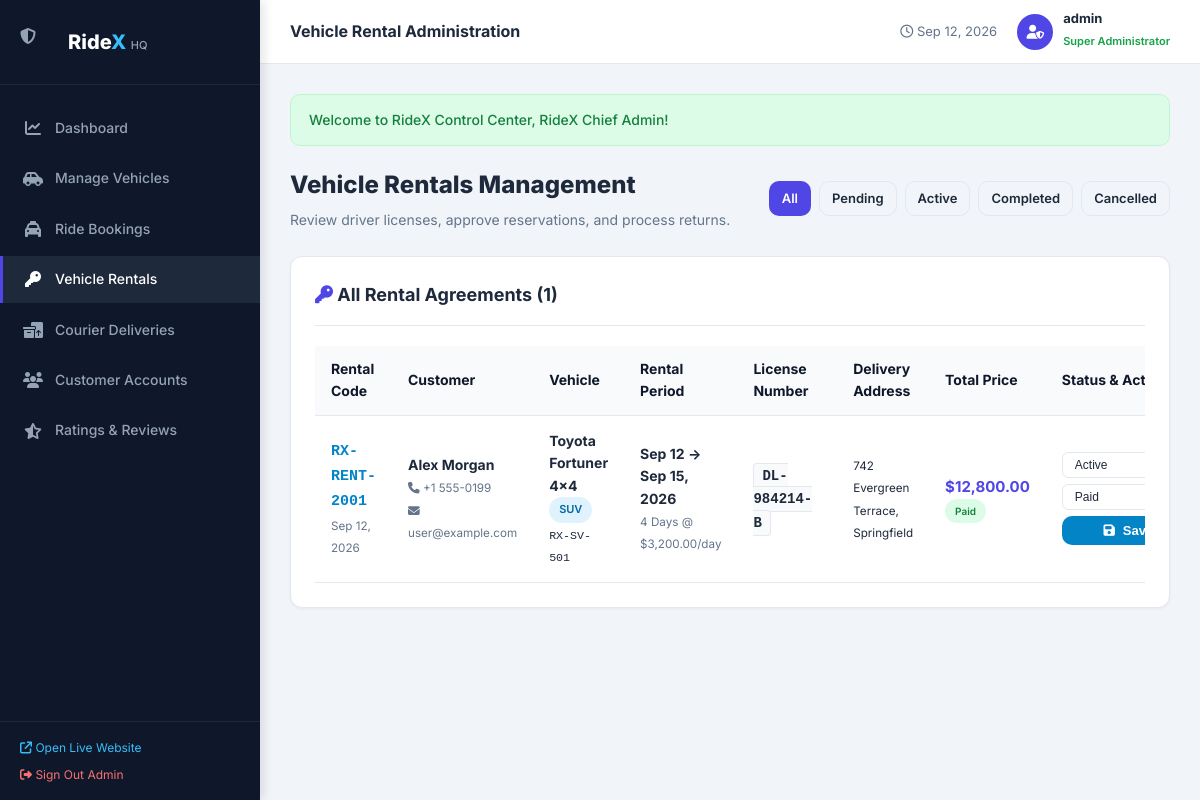
Page /admin/rentals.php (signed in) on the committed database.
### tables this page shows
CREATE TABLE `rentals` (
  `id` INT AUTO_INCREMENT PRIMARY KEY,
  `rental_code` VARCHAR(25) NOT NULL UNIQUE,
  `user_id` INT NOT NULL,
  `vehicle_id` INT NOT NULL,
  `start_date` DATE NOT NULL,
  `end_date` DATE NOT NULL,
  `total_days` INT NOT NULL,
  `price_per_day` DECIMAL(10,2) NOT NULL,
  `total_amount` DECIMAL(10,2) NOT NULL,
  `pickup_address` VARCHAR(255) NOT NULL,
  `driving_license_number` VARCHAR(60) NOT NULL,
  `status` ENUM('Pending Approval', 'Active', 'Completed', 'Cancelled') NOT NULL DEFAULT 'Pending Approval',
  `payment_status` ENUM('Pending', 'Paid') NOT NULL DEFAULT 'Pending',
  `created_at` TIMESTAMP DEFAULT CURRENT_TIMESTAMP,
  FOREIGN KEY (`user_id`) REFERENCES `users`(`id`) ON DELETE CASCADE,
  FOREIGN KEY (`vehicle_id`) REFERENCES `vehicles`(`id`) ON DELETE CASCADE,
  INDEX `idx_rental_code` (`rental_code`),
  INDEX `idx_rental_status` (`status`)
);

CREATE TABLE `users` (
  `id` INT AUTO_INCREMENT PRIMARY KEY,
  `full_name` VARCHAR(100) NOT NULL,
  `email` VARCHAR(120) NOT NULL UNIQUE,
  `phone` VARCHAR(20) NOT NULL,
  `password` VARCHAR(255) NOT NULL,
  `address` TEXT NULL,
  `avatar` VARCHAR(255) DEFAULT 'default-avatar.png',
  `status` ENUM('active', 'suspended') NOT NULL DEFAULT 'active',
  `created_at` TIMESTAMP DEFAULT CURRENT_TIMESTAMP,
  INDEX `idx_user_email` (`email`)
);

CREATE TABLE `vehicles` (
  `id` INT AUTO_INCREMENT PRIMARY KEY,
  `name` VARCHAR(100) NOT NULL,
  `category` ENUM('Bike', 'Scooter', 'Auto Rickshaw', 'Car', 'SUV', 'Van', 'Commercial Vehicle') NOT NULL,
  `brand` VARCHAR(60) NOT NULL,
  `model_year` INT NOT NULL,
  `plate_number` VARCHAR(30) NOT NULL UNIQUE,
  `seating_capacity` INT NOT NULL DEFAULT 1,
  `fuel_type` ENUM('Petrol', 'Diesel', 'Electric', 'CNG', 'Hybrid') NOT NULL DEFAULT 'Petrol',
  `transmission` ENUM('Manual', 'Automatic') NOT NULL DEFAULT 'Manual',
  `image_url` VARCHAR(255) NOT NULL,
  `base_fare` DECIMAL(10,2) NOT NULL DEFAULT 30.00,
  `price_per_km` DECIMAL(10,2) NOT NULL DEFAULT 10.00,
  `price_per_day` DECIMAL(10,2) NOT NULL DEFAULT 500.00,
  `status` ENUM('available', 'booked', 'rented', 'maintenance') NOT NULL DEFAULT 'available',
  `description` TEXT NULL,
  `created_at` TIMESTAMP DEFAULT CURRENT_TIMESTAMP,
  INDEX `idx_category` (`category`),
  INDEX `idx_status` (`status`)
);

### admin/rentals.php (the view, shortened to what this page needs)
<?php
require_once __DIR__ . '/../config/db.php';
$db = getDB();
$statusFilter = trim($_GET['status'] ?? '');
$sql = "SELECT r.*, u.full_name as customer_name, u.email as customer_email, u.phone as customer_phone,
               v.name as vehicle_name, v.category, v.plate_number
        FROM rentals r
        JOIN users u ON r.user_id = u.id
        JOIN vehicles v ON r.vehicle_id = v.id
        WHERE 1=1";
$sql .= " ORDER BY r.created_at DESC";
$rentals = $db->query($sql)->fetch_all(MYSQLI_ASSOC);
include __DIR__ . '/includes/admin_header.php';
?>
<div style="display: flex; justify-content: space-between; align-items: center; margin-bottom: 25px; flex-wrap: wrap; gap: 15px;">
    <div>
        <h1 style="font-size: 24px; font-weight: 800; color: var(--admin-text); margin: 0;">Vehicle Rentals Management</h1>
        <p style="color: var(--admin-muted); font-size: 14px; margin: 4px 0 0;">Review driver licenses, approve reservations, and process returns.</p>
    </div>
    <div style="display: flex; gap: 8px; flex-wrap: wrap;">
        <a href="rentals.php" class="btn btn-sm <?= empty($statusFilter) ? 'btn-primary' : 'btn-outline' ?>">All</a>
        <a href="rentals.php?status=Pending+Approval" class="btn btn-sm <?= $statusFilter === 'Pending Approval' ? 'btn-primary' : 'btn-outline' ?>">Pending</a>
        <a href="rentals.php?status=Active" class="btn btn-sm <?= $statusFilter === 'Active' ? 'btn-primary' : 'btn-outline' ?>">Active</a>
        <a href="rentals.php?status=Completed" class="btn btn-sm <?= $statusFilter === 'Completed' ? 'btn-primary' : 'btn-outline' ?>">Completed</a>
        <a href="rentals.php?status=Cancelled" class="btn btn-sm <?= $statusFilter === 'Cancelled' ? 'btn-primary' : 'btn-outline' ?>">Cancelled</a>
    </div>
</div>
<div class="admin-card">
    <div class="admin-card-header">
        <h3><i class="fa-solid fa-key" style="color: var(--admin-primary);"></i> All Rental Agreements (<?= count($rentals) ?>)</h3>
    </div>
    <div class="table-responsive">
        <table class="data-table">
            <thead>
                <tr>
                    <th>Rental Code</th>
                    <th>Customer</th>
                    <th>Vehicle</th>
                    <th>Rental Period</th>
                    <th>License Number</th>
                    <th>Delivery Address</th>
                    <th>Total Price</th>
                    <th>Status & Actions</th>
                </tr>
            </thead>
            <tbody>
                <?php if (empty($rentals)): ?>
                    <tr><td colspan="8" style="text-align: center; color: var(--admin-muted); padding: 30px;">No vehicle rentals found.</td></tr>
                <?php else: ?>
                    <?php foreach ($rentals as $r): ?>
                        <tr>
                            <td>
                                <strong style="font-family: monospace; color: var(--secondary); font-size: 15px;"><?= htmlspecialchars($r['rental_code']) ?></strong><br>
                                <small style="color: var(--admin-muted);"><?= date('M d, Y', strtotime($r['created_at'])) ?></small>
                            </td>
                            <td>
                                <strong><?= htmlspecialchars($r['customer_name']) ?></strong><br>
                                <small style="color: var(--admin-muted);">
                                    <i class="fa-solid fa-phone"></i> <?= htmlspecialchars($r['customer_phone']) ?><br>
                                    <i class="fa-solid fa-envelope"></i> <?= htmlspecialchars($r['customer_email']) ?>
                                </small>
                            </td>
                            <td>
                                <strong><?= htmlspecialchars($r['vehicle_name']) ?></strong><br>
                                <span class="status-pill status-confirmed" style="font-size: 11px;"><?= htmlspecialchars($r['category']) ?></span><br>
                                <small style="font-family: monospace;"><?= htmlspecialchars($r['plate_number']) ?></small>
                            </td>
                            <td>
                                <strong><?= date('M d', strtotime($r['start_date'])) ?> &rarr; <?= date('M d, Y', strtotime($r['end_date'])) ?></strong><br>
                                <small style="color: var(--admin-muted);"><?= $r['total_days'] ?> Days @ <?= formatCurrency($r['price_per_day']) ?>/day</small>
                            </td>
                            <td>
                                <span style="font-family: monospace; background: #f8fafc; padding: 4px 8px; border-radius: 4px; border: 1px solid var(--admin-border); font-weight: 700;">
                                    <?= htmlspecialchars($r['driving_license_number']) ?>
                                </span>
                            </td>
                            <td>
                                <small><?= htmlspecialchars($r['pickup_address']) ?></small>
                            </td>
                            <td>
                                <strong style="color: var(--admin-primary); font-size: 15px;"><?= formatCurrency($r['total_amount']) ?></strong><br>
                                <span class="status-pill <?= $r['payment_status'] === 'Paid' ? 'status-completed' : 'status-pending' ?>" style="font-size: 10px;">
                                    <?= htmlspecialchars($r['payment_status']) ?>
                                </span>
                            </td>
                            <td>
                                <form action="rentals.php" method="POST" style="display: flex; flex-direction: column; gap: 6px;">
                                    <select name="status" class="form-select-sm">
                                        <option value="Active" <?= $r['status'] === 'Active' ? 'selected' : '' ?>>Active</option>
                                    </select>
                                    <select name="payment_status" class="form-select-sm">
                                        <option value="Paid" <?= $r['payment_status'] === 'Paid' ? 'selected' : '' ?>>Paid</option>
                                    </select>
                                    <button type="submit" class="btn btn-sm btn-secondary"><i class="fa-solid fa-save"></i> Save</button>
                                </form>
                            </td>
                        </tr>
                    <?php endforeach; ?>
                <?php endif; ?>
            </tbody>
        </table>
    </div>
</div>
<?php include __DIR__ . '/includes/admin_footer.php'; ?>

### css/style.css (style rules this page uses)
:root { --primary: #4f46e5; --primary-hover: #4338ca; --primary-light: #e0e7ff; --secondary: #0284c7; --secondary-hover: #0369a1; --accent: #10b981; --warning: #f59e0b; --danger: #ef4444; --dark: #0f172a; --dark-surface: #1e293b; --card-bg: #ffffff; --bg-page: #f8fafc; --text-main: #1e293b; --text-muted: #64748b; --text-light: #94a3b8; --border: #e2e8f0; --border-focus: #818cf8; --radius-sm: 6px; --radius-md: 10px; --radius-lg: 16px; --shadow-sm: 0 1px 2px rgba(0, 0, 0, 0.05); --shadow-md: 0 4px 12px rgba(0, 0, 0, 0.08); --shadow-lg: 0 10px 25px -3px rgba(0, 0, 0, 0.1); --transition: all 0.25s cubic-bezier(0.4, 0, 0.2, 1); --font-main: 'Inter', -apple-system, BlinkMacSystemFont, "Segoe UI", Roboto, sans-serif; }
*, *::before, *::after { box-sizing: border-box; margin: 0; padding: 0; }
body { font-family: var(--font-main); background-color: var(--bg-page); color: var(--text-main); line-height: 1.6; min-height: 100vh; display: flex; flex-direction: column; }
a { color: var(--primary); text-decoration: none; transition: var(--transition); }
.btn { display: inline-flex; align-items: center; justify-content: center; gap: 8px; padding: 10px 20px; font-size: 14px; font-weight: 600; border-radius: var(--radius-md); cursor: pointer; border: 1px solid transparent; transition: var(--transition); text-decoration: none; white-space: nowrap; }
.btn-sm { padding: 6px 12px; font-size: 13px; }
.btn-primary { background: var(--primary); color: #ffffff !important; }
.btn-secondary { background: var(--secondary); color: #ffffff !important; }
.btn-outline { background: transparent; border-color: var(--border); color: var(--text-main); }
.table-responsive { width: 100%; overflow-x: auto; }
.data-table { width: 100%; border-collapse: collapse; text-align: left; font-size: 14px; }
.data-table th { background: #f8fafc; padding: 12px 16px; font-weight: 700; color: var(--dark); border-bottom: 1px solid var(--border); }
.data-table td { padding: 14px 16px; border-bottom: 1px solid var(--border); color: var(--text-main); vertical-align: middle; }
.status-pill { display: inline-flex; align-items: center; gap: 5px; padding: 4px 10px; border-radius: 30px; font-size: 12px; font-weight: 600; }
.status-confirmed { background: #e0f2fe; color: #0369a1; }
.status-completed { background: #dcfce7; color: #15803d; }

### admin/admin.css (style rules this page uses)
:root { --admin-sidebar-bg: #0f172a; --admin-sidebar-hover: #1e293b; --admin-primary: #4f46e5; --admin-primary-hover: #4338ca; --admin-bg: #f1f5f9; --admin-card: #ffffff; --admin-text: #1e293b; --admin-muted: #64748b; --admin-border: #e2e8f0; }
body.admin-body { margin: 0; padding: 0; font-family: 'Inter', -apple-system, BlinkMacSystemFont, "Segoe UI", Roboto, sans-serif; background-color: var(--admin-bg); color: var(--admin-text); min-height: 100vh; display: flex; }
.admin-card { background: #ffffff; border: 1px solid var(--admin-border); border-radius: 12px; padding: 24px; margin-bottom: 30px; box-shadow: 0 1px 3px rgba(0,0,0,0.05); }
.admin-card-header { display: flex; justify-content: space-between; align-items: center; margin-bottom: 20px; border-bottom: 1px solid var(--admin-border); padding-bottom: 15px; }
.admin-card-header h3 { font-size: 18px; font-weight: 700; margin: 0; color: var(--admin-text); }
.form-select-sm { padding: 4px 8px; font-size: 12px; border-radius: 6px; border: 1px solid var(--admin-border); background: #fff; color: var(--admin-text); }

### rows in the picture
rentals: rental_code "RX-RENT-2001", created_at "Sep 12, 2026", user.full_name "Alex Morgan", user.phone "+1 555-0199", user.email "user@example.com", vehicle.name "Toyota Fortuner 4x4", vehicle.category "SUV", vehicle.plate_number "RX-SV-501", start_date "Sep 12", end_date "Sep 15, 2026", total_days "4", price_per_day "$3,200.00", driving_license_number "DL-984214-B", pickup_address "742 Evergreen Terrace, Springfield", total_amount "$12,800.00", payment_status "Paid", status "Active"

### other values in the picture
$adminTitle "Vehicle Rental Administration"
$adminUsername "admin"
$msg "Welcome to RideX Control Center, RideX Chief Admin!"
count($rentals) "1"
